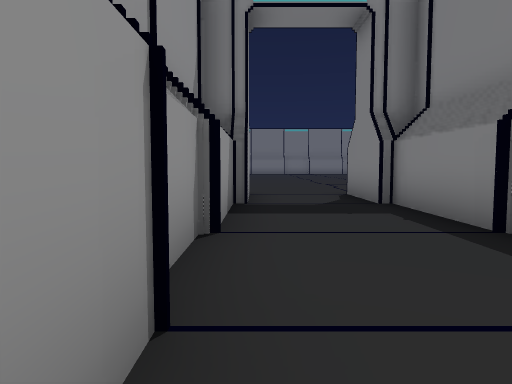
View 1 (above)

20 first-person views from a walk through a scene from a Unity 3-D project. The camera is 1.3 m above the floor, tilts 4° down and sees 70° across. The floor is counted in squares, 2 m on a side. Each view is taken from the middle of a square. On the plan, view 1 faces up. The plan holds only what a view shows up to about 11 squares ahead; the rest is blank. The place goes on beyond the plan. The player is left out.

View 2
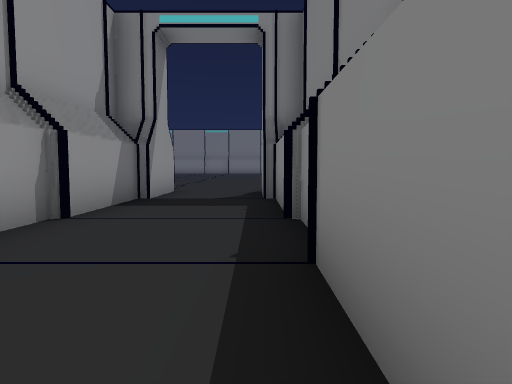

View 3
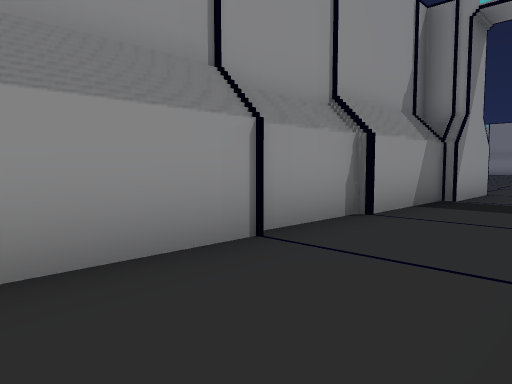

View 4
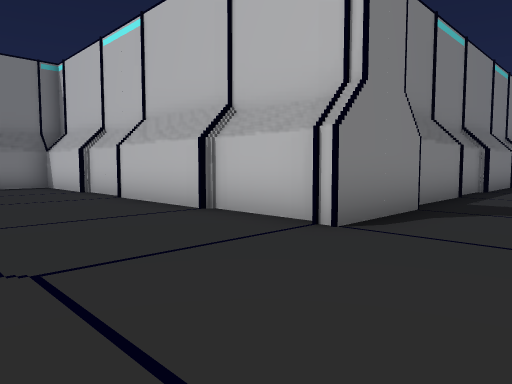

View 5
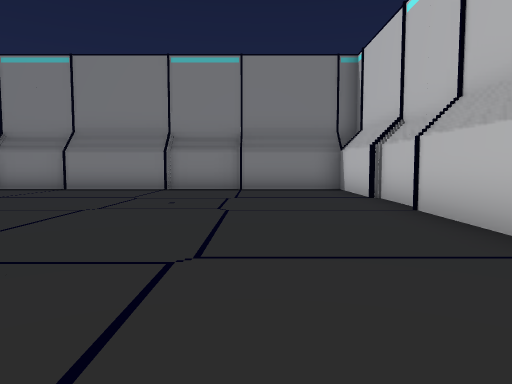

View 6
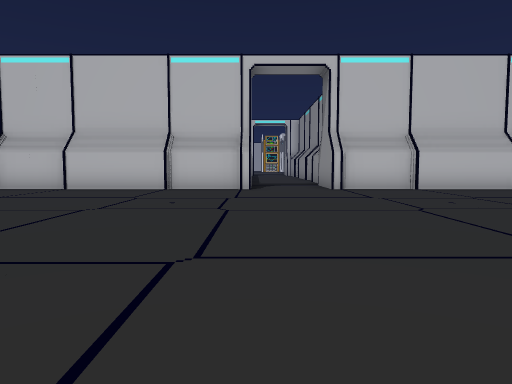

View 7
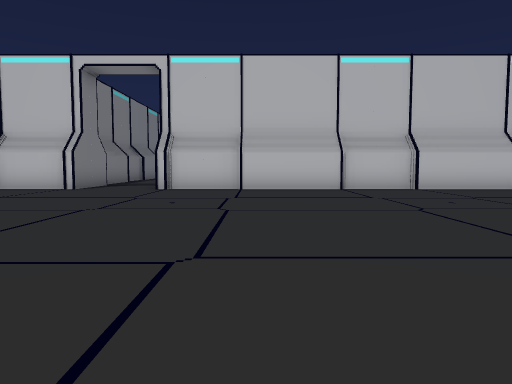

View 8
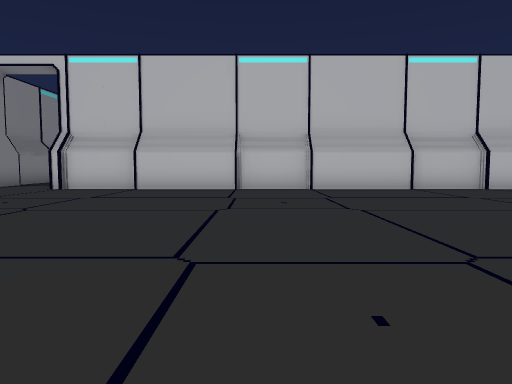

View 9
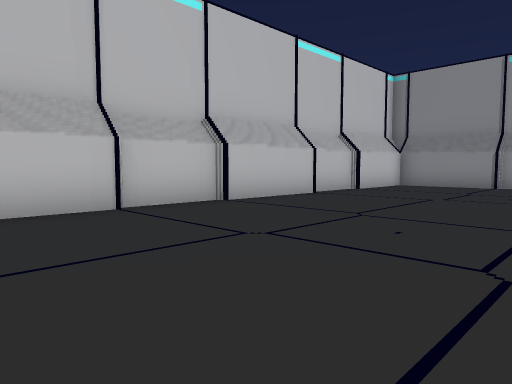

View 10
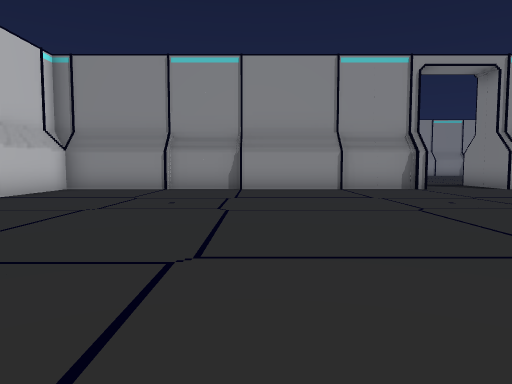

View 11
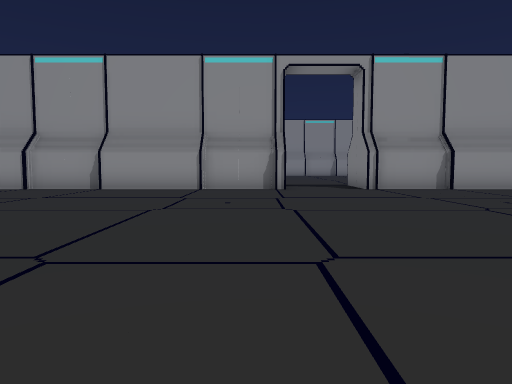

View 12
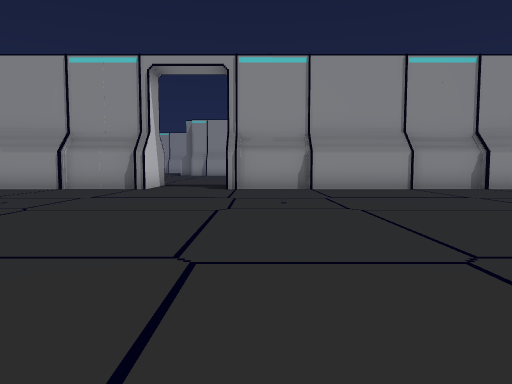

View 13
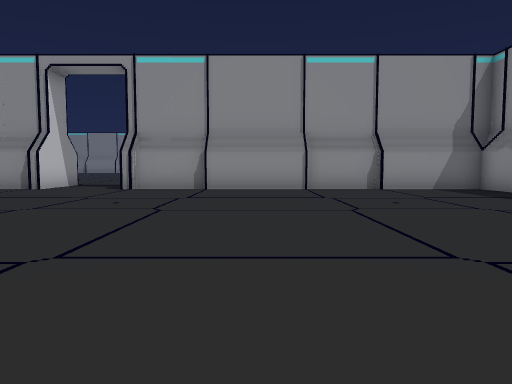

View 14
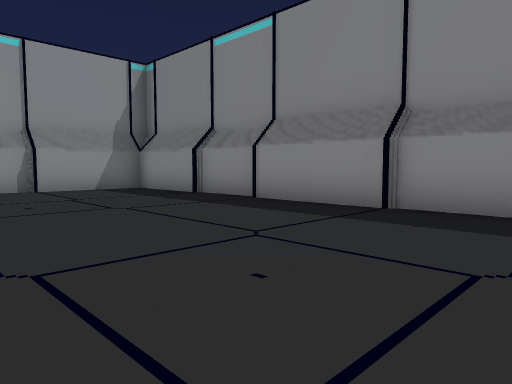

View 15
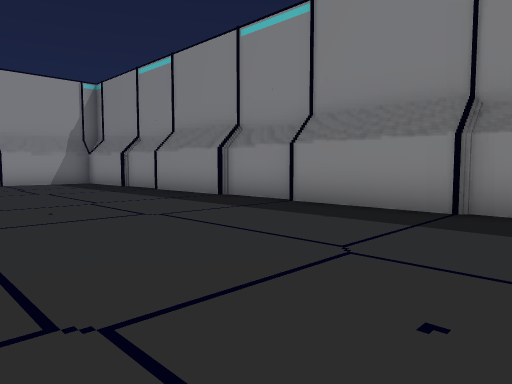

View 16
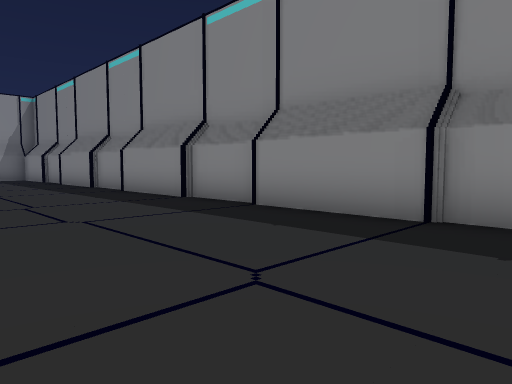

View 17
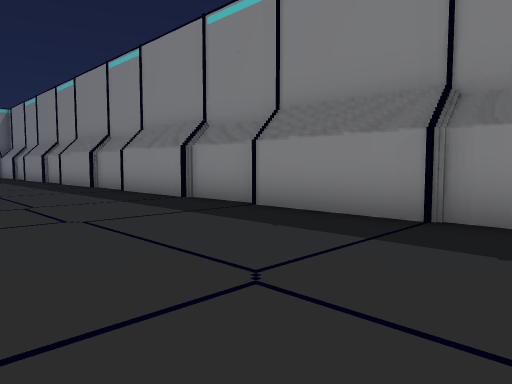

View 18
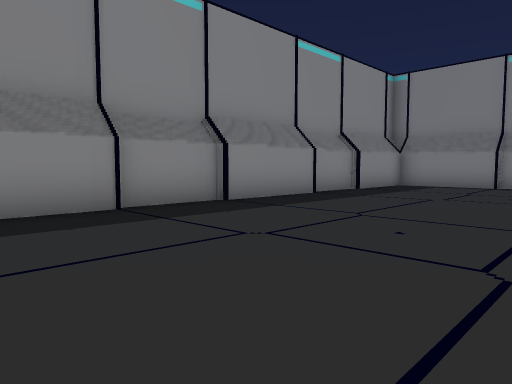

View 19
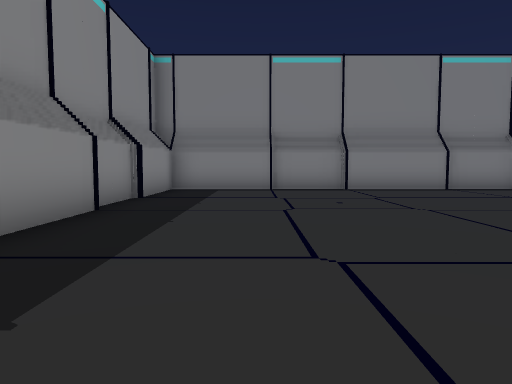

View 20
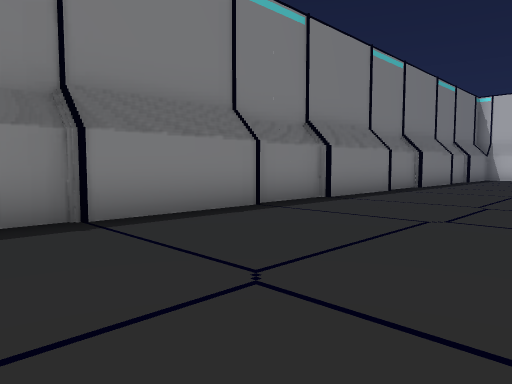

### Floor plan
Points are (right, up) in squares from view 1. A wall is a line through its corners. A room is listed if a view was taken in it or the views show most of it. See-through windows are left out.
Room 1 (views 1, 2, 3)
walls: (-0.4, 1.5) (-0.4, -0.6); (2.1, 6.3) (2.1, 8.6); (-0.4, 6.5) (-0.4, 1.6); (2.4, -1.2) (2.4, 6.5); (-0.1, 8.6) (-0.1, 6.3)
ways out: opening at (1, 7.5) to room 2
Room 2 (views 4, 5, 6, 7, 8, 9, 10, 11, 12, 13, 14, 15, 16, 17, 18, 19, 20)
walls: (-5.6, 31.4) (-15.5, 31.4); (-0.6, 31.4) (-5.5, 31.4); (2.1, 8.6) (12.4, 8.6) (12.4, 31.4) (7.6, 31.4); (-15.5, 8.6) (-0.1, 8.6); (7.5, 31.4) (-0.5, 31.4); (-15.6, 31.4) (-20.5, 31.4) (-20.5, 21.2) (-21.1, 21.2); (-21.1, 18.9) (-20.6, 18.9) (-20.6, 8.6) (-15.6, 8.6)
ways out: opening at (1, 7.5) to room 1

Positions as (right, up) in squares from view 1, and headings:
1: (0, 0), facing up
2: (2, -1), facing up
3: (2, -1), facing up-left
4: (0, 12), facing down-right
5: (2, 11), facing right
6: (2, 19), facing down
7: (-3, 19), facing down
8: (-6, 19), facing down
9: (-8, 14), facing down-left
10: (-10, 14), facing left
11: (-10, 18), facing left
12: (-10, 22), facing left
13: (-10, 25), facing left
14: (-10, 26), facing up-left
15: (-6, 26), facing up-left
16: (-1, 27), facing up-left
17: (4, 27), facing up-left
18: (0, 26), facing up-right
19: (2, 29), facing right
20: (8, 28), facing down-right
